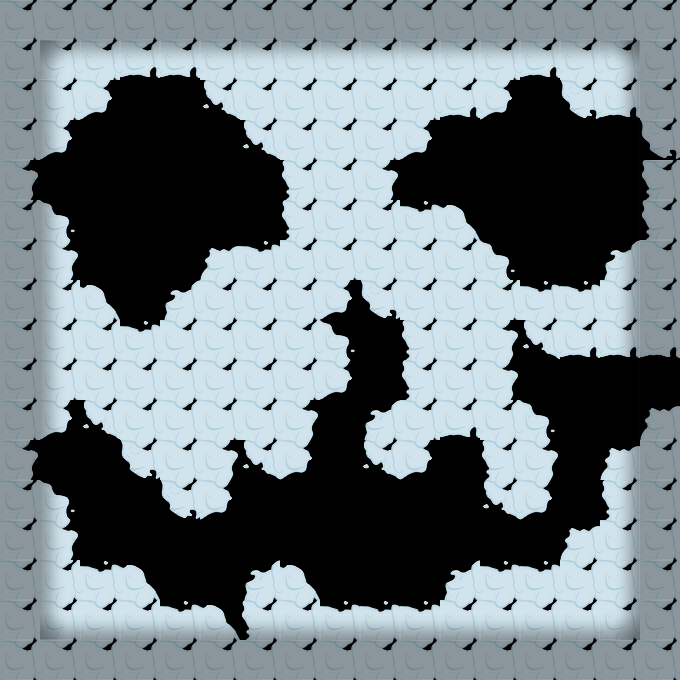

Below is a game level as drawn by its tile map, then a one-line description and the .tmx that defines it (tile-layer data replaced by summaries):
An orthogonal 17x17 tile map with 40x40 px tiles, 2 tile layers (块层 1, 块层 2).

<map version="1.0" orientation="orthogonal" width="17" height="17" tilewidth="40" tileheight="40">
 <tileset firstgid="1" name="bcmap_skin" tilewidth="40" tileheight="40">
  <image source="bcmap_skin.png" width="200" height="280" />
 </tileset>
 <layer name="块层 1" width="17" height="17">
  <data>[289 cells, 210 non-empty, 17 distinct tile ids]</data>
 </layer>
 <layer name="块层 2" width="17" height="17">
  <data>[289 cells, 120 non-empty, 9 distinct tile ids]</data>
 </layer>
</map>